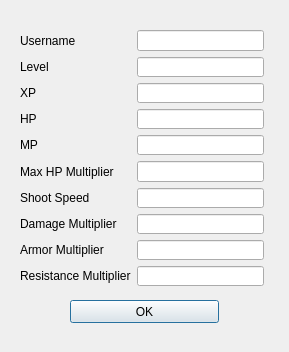
<?xml version="1.0" encoding="UTF-8"?>
<ui version="4.0">
 <class>PlayerDetails</class>
 <widget class="QDialog" name="PlayerDetails">
  <property name="geometry">
   <rect>
    <x>0</x>
    <y>0</y>
    <width>289</width>
    <height>352</height>
   </rect>
  </property>
  <property name="windowTitle">
   <string>Player Details</string>
  </property>
  <widget class="QPushButton" name="okButton">
   <property name="geometry">
    <rect>
     <x>70</x>
     <y>300</y>
     <width>149</width>
     <height>23</height>
    </rect>
   </property>
   <property name="text">
    <string>OK</string>
   </property>
  </widget>
  <widget class="QWidget" name="">
   <property name="geometry">
    <rect>
     <x>20</x>
     <y>30</y>
     <width>244</width>
     <height>256</height>
    </rect>
   </property>
   <layout class="QGridLayout" name="gridLayout">
    <item row="0" column="0">
     <widget class="QLabel" name="label_2">
      <property name="text">
       <string>Username</string>
      </property>
     </widget>
    </item>
    <item row="2" column="0">
     <widget class="QLabel" name="label2">
      <property name="text">
       <string>XP</string>
      </property>
     </widget>
    </item>
    <item row="2" column="1" colspan="2">
     <widget class="QLineEdit" name="tb_xp">
      <property name="readOnly">
       <bool>true</bool>
      </property>
     </widget>
    </item>
    <item row="3" column="0">
     <widget class="QLabel" name="label2_2">
      <property name="text">
       <string>HP</string>
      </property>
     </widget>
    </item>
    <item row="3" column="1" colspan="2">
     <widget class="QLineEdit" name="tb_hp">
      <property name="readOnly">
       <bool>true</bool>
      </property>
     </widget>
    </item>
    <item row="4" column="0">
     <widget class="QLabel" name="label2_3">
      <property name="text">
       <string>MP</string>
      </property>
     </widget>
    </item>
    <item row="4" column="1" colspan="2">
     <widget class="QLineEdit" name="tb_mp">
      <property name="readOnly">
       <bool>true</bool>
      </property>
     </widget>
    </item>
    <item row="5" column="0">
     <widget class="QLabel" name="label2_4">
      <property name="text">
       <string>Max HP Multiplier</string>
      </property>
     </widget>
    </item>
    <item row="5" column="1" colspan="2">
     <widget class="QLineEdit" name="tb_MaxHPMultiplier">
      <property name="readOnly">
       <bool>true</bool>
      </property>
     </widget>
    </item>
    <item row="6" column="0">
     <widget class="QLabel" name="label2_5">
      <property name="text">
       <string>Shoot Speed</string>
      </property>
     </widget>
    </item>
    <item row="6" column="1" colspan="2">
     <widget class="QLineEdit" name="tb_ShootSpeed">
      <property name="readOnly">
       <bool>true</bool>
      </property>
     </widget>
    </item>
    <item row="7" column="0">
     <widget class="QLabel" name="label2_6">
      <property name="text">
       <string>Damage Multiplier</string>
      </property>
     </widget>
    </item>
    <item row="7" column="1" colspan="2">
     <widget class="QLineEdit" name="tb_DamageMultiplier">
      <property name="readOnly">
       <bool>true</bool>
      </property>
     </widget>
    </item>
    <item row="8" column="0">
     <widget class="QLabel" name="label2_7">
      <property name="text">
       <string>Armor Multiplier</string>
      </property>
     </widget>
    </item>
    <item row="8" column="1" colspan="2">
     <widget class="QLineEdit" name="tb_ArmorMultiplier">
      <property name="readOnly">
       <bool>true</bool>
      </property>
     </widget>
    </item>
    <item row="9" column="0">
     <widget class="QLabel" name="label2_8">
      <property name="text">
       <string>Resistance Multiplier</string>
      </property>
     </widget>
    </item>
    <item row="9" column="1" colspan="2">
     <widget class="QLineEdit" name="tb_ResistanceMultiplier">
      <property name="readOnly">
       <bool>true</bool>
      </property>
     </widget>
    </item>
    <item row="1" column="0">
     <widget class="QLabel" name="label">
      <property name="text">
       <string>Level</string>
      </property>
     </widget>
    </item>
    <item row="1" column="1" colspan="2">
     <widget class="QLineEdit" name="tb_level">
      <property name="readOnly">
       <bool>true</bool>
      </property>
     </widget>
    </item>
    <item row="0" column="1" colspan="2">
     <widget class="QLineEdit" name="tb_username">
      <property name="readOnly">
       <bool>true</bool>
      </property>
     </widget>
    </item>
   </layout>
  </widget>
 </widget>
 <resources/>
 <connections>
  <connection>
   <sender>okButton</sender>
   <signal>clicked()</signal>
   <receiver>PlayerDetails</receiver>
   <slot>accept()</slot>
   <hints>
    <hint type="sourcelabel">
     <x>278</x>
     <y>253</y>
    </hint>
    <hint type="destinationlabel">
     <x>96</x>
     <y>254</y>
    </hint>
   </hints>
  </connection>
 </connections>
</ui>
